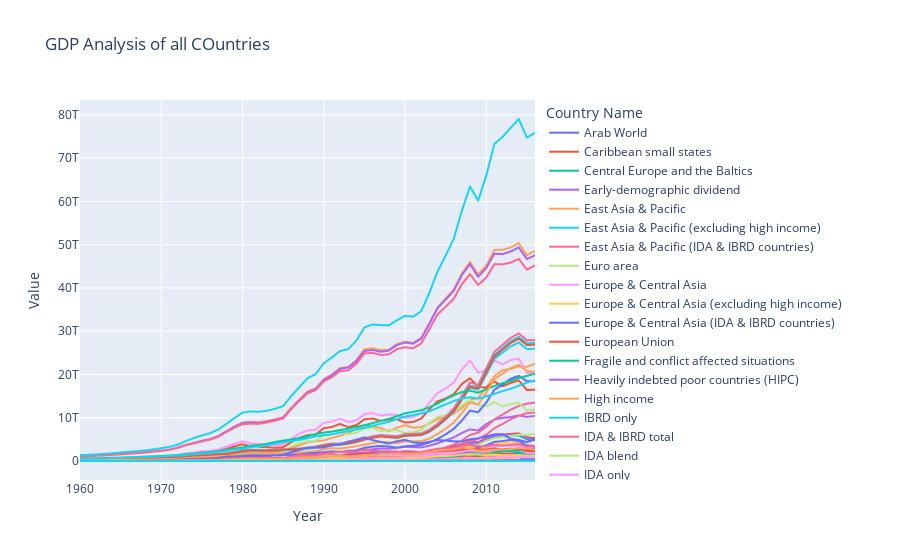

The notebook cell this image was saved under:
### Markdown cell above
GDP of all Countries

### Code cell
fig = px.line(df, x = 'Year', y = 'Value', title = 'GDP Analysis of all COuntries', color = 'Country Name')
fig
# To save file
# pyo.plot(fig, filename = 'GDP Countries.html')
